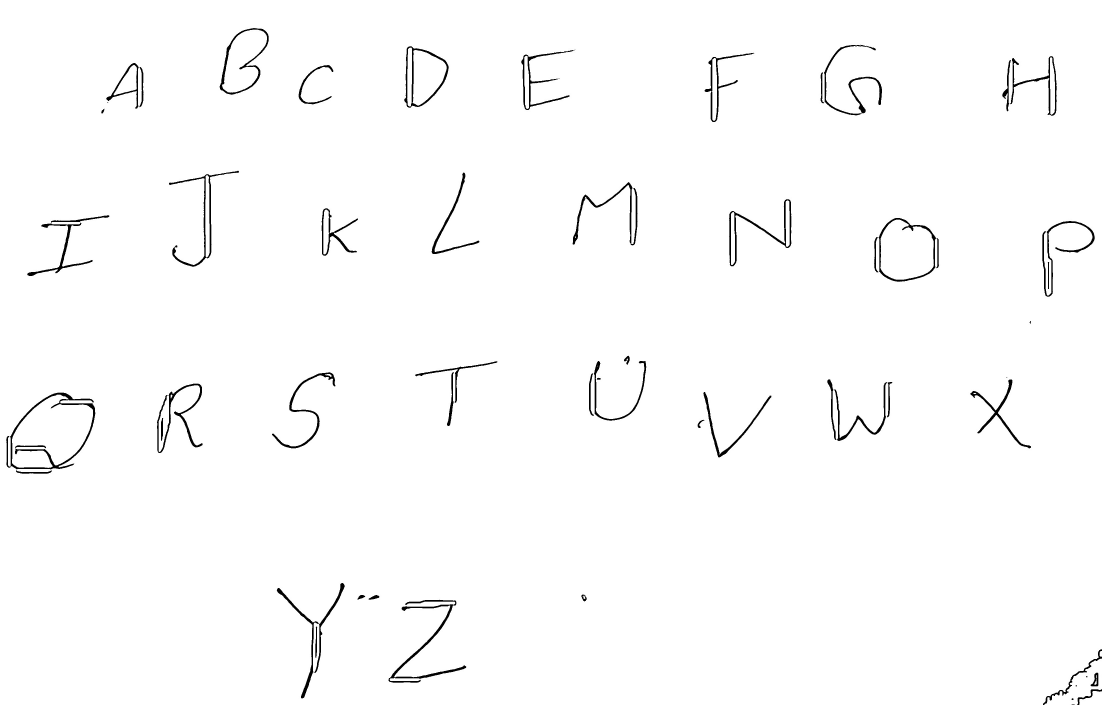
#> input picture Final.jpg, 3304 x 2114 px (shown at 1/3 size)
$ jupyter execute --allow-errors Sort_Contour.ipynb   (older library calls are emulated)
#> lines starting #> are read from the running program, lines starting #| are printed output that depends on the picture; after the words box and inside, x2 and y2 are one past the last pixel; in counts of white or black regions, pixels touching at a corner belong together
[cell 1]
import cv2
import numpy as np
import imutils
import math

[cell 2]
image = cv2.imread("Final.jpg")
#> image is the input picture: shape (2114, 3304, 3); min 0, max 255, mean 251.4
gray = cv2.cvtColor(image, cv2.COLOR_BGR2GRAY)
gray = cv2.GaussianBlur(gray, (7, 7), 0)

[cell 3]
ret,thresh1 = cv2.threshold(gray ,127,255,cv2.THRESH_BINARY_INV)
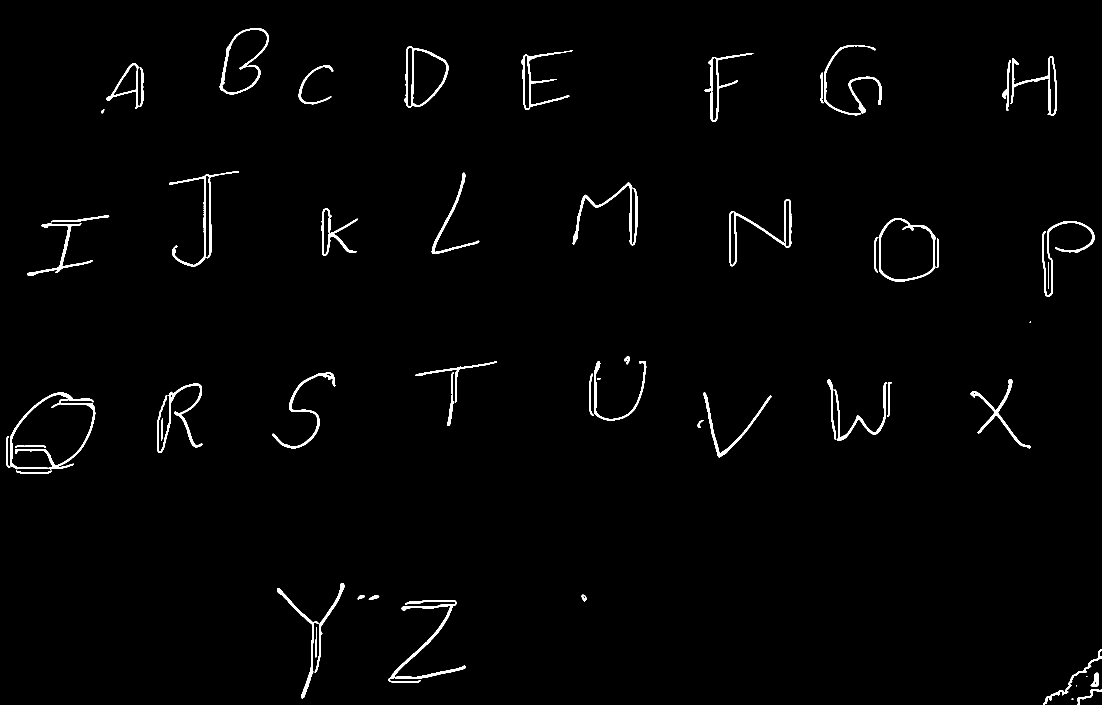
#> thresh1: shape (2114, 3304) (shown at 1/3 size); 1.4% white; 58 white regions (4 under 20 px), largest, box (x1, y1, x2, y2) and area: (31, 1178, 286, 1408) 6161, (1166, 1800, 1398, 2048) 5526, (507, 513, 717, 800) 4067

[cell 4]
dilate = cv2.dilate(thresh1, None, iterations=2)
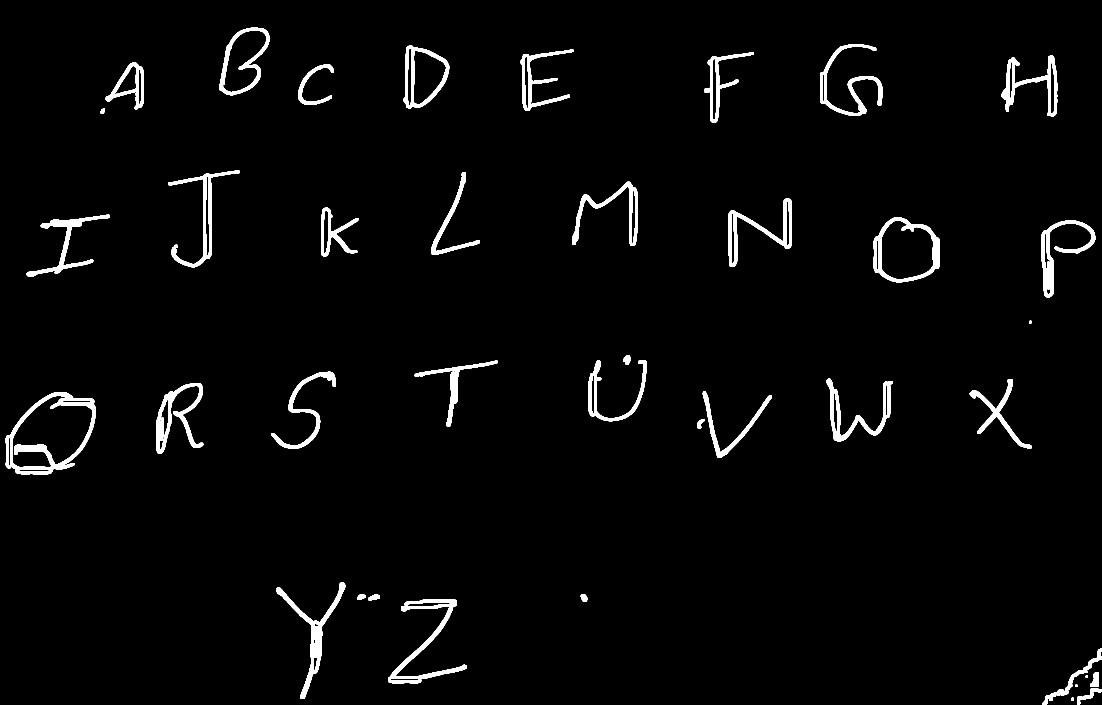
#> dilate: shape (2114, 3304) (shown at 1/3 size); 2.7% white; 42 white regions

[cell 5]
cnts = cv2.findContours(dilate.copy(), cv2.RETR_EXTERNAL,
    cv2.CHAIN_APPROX_SIMPLE)
#> cnts = 39 contours; largest, box (x1, y1, x2, y2) and area: (17, 1176, 288, 1423) 48216, (2621, 652, 2819, 847) 30494, (657, 82, 808, 286) 20217, (1211, 137, 1348, 325) 18448, (1164, 1798, 1400, 2050) 10709
cnts = cnts[0] if imutils.is_cv2() else cnts[1]

[cell 6]
sorted_ctrs = sorted(cnts, key=lambda ctr: cv2.boundingRect(ctr)[0] + cv2.boundingRect(ctr)[1] * image.shape[1] )
#> sorted_ctrs has the same summary as cnts

[cell 7]
def calculateDistance(x1,y1,x2,y2):
    dist = math.sqrt((x2 - x1)**2 + (y2 - y1)**2)
    return dist

def containsContour(cnt, done):
    for x in done:
        found = np.array_equal(cnt, x)
        if found is True:
            return True
    return False

#> (a cell that did not finish here is left out)

[cell 9]
imageWidth = image.shape[1]
#> imageWidth = 3304
print(imageWidth)
#| 3304

[cell 10]
done = []
i = 0
contour = 0
curr_x1 = 0
curr_y1 = 0
while i<len(sorted_ctrs):

    midpoint_x1 = curr_x1
    midpoint_y1 = curr_y1
    minDistance = math.inf
    roi = 0

    for cnt2 in sorted_ctrs:
        found = containsContour(cnt2, done)
        if found is True:
            continue

        x2,y2,w2,h2 = cv2.boundingRect(cnt2)
        midpoint_x2 = x2
        midpoint_y2 = ((y2+h2)+y2)/2
        Distance = calculateDistance(midpoint_x1,midpoint_y1,midpoint_x2,midpoint_y2)
        if(Distance<minDistance): # Find minimum distance
            minDistance = Distance
            roi = image[y2:y2+h2, x2:x2+w2]
            curr_x1 = x2+w2
            curr_y1 = (int)((y2+h2)+y2)/2
            contour = cnt2

    # Checking left-most edge
    Distance = calculateDistance(midpoint_x1,midpoint_y1,imageWidth-1,midpoint_y1)
    if(Distance<minDistance): # Change the line
        curr_x1 = 0
        #curr_y1 = curr_y1
        continue

    if roi is 0:
        i = i + 1
        continue
    done.append(contour)

    # Save your contours or characters
    cv2.imwrite("Sorted-Contour/roi" + str(i) + ".png", roi)

    i = i + 1
#> this loop made 45 passes
#> (midpoint_x1, midpoint_y1, Distance, curr_x1) on pass 10: (3172, 258, 131, 0)
#> (midpoint_x1, midpoint_y1, Distance) on passes 1 to 6: (0, 0, 3303), (432, 257.5, 2871), (315, 333.5, 2988), (808, 184, 2495), (1002, 254, 2301), (1348, 231, 1955)
#> pass 1, `cv2.imwrite("Sorted-Contour/roi" + str(i) + ".png", roi)`:
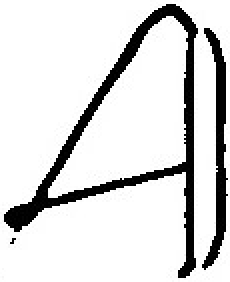
#> saved as roi0.png: shape (141, 115, 3) (shown 2 times larger); min 0, max 255, mean 218.1
